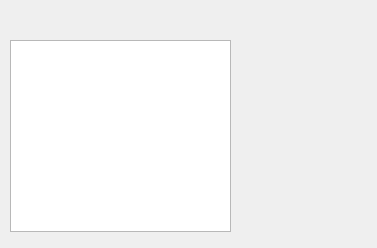
<?xml version="1.0" encoding="UTF-8"?>
<ui version="4.0">
 <class>Information</class>
 <widget class="QWidget" name="Information">
  <property name="geometry">
   <rect>
    <x>0</x>
    <y>0</y>
    <width>377</width>
    <height>248</height>
   </rect>
  </property>
  <property name="windowTitle">
   <string>Form</string>
  </property>
  <widget class="QListWidget" name="listeAime">
   <property name="geometry">
    <rect>
     <x>10</x>
     <y>40</y>
     <width>221</width>
     <height>192</height>
    </rect>
   </property>
  </widget>
  <widget class="QLabel" name="lb_nom">
   <property name="geometry">
    <rect>
     <x>10</x>
     <y>10</y>
     <width>37</width>
     <height>12</height>
    </rect>
   </property>
   <property name="text">
    <string/>
   </property>
  </widget>
 </widget>
 <resources/>
 <connections/>
</ui>
